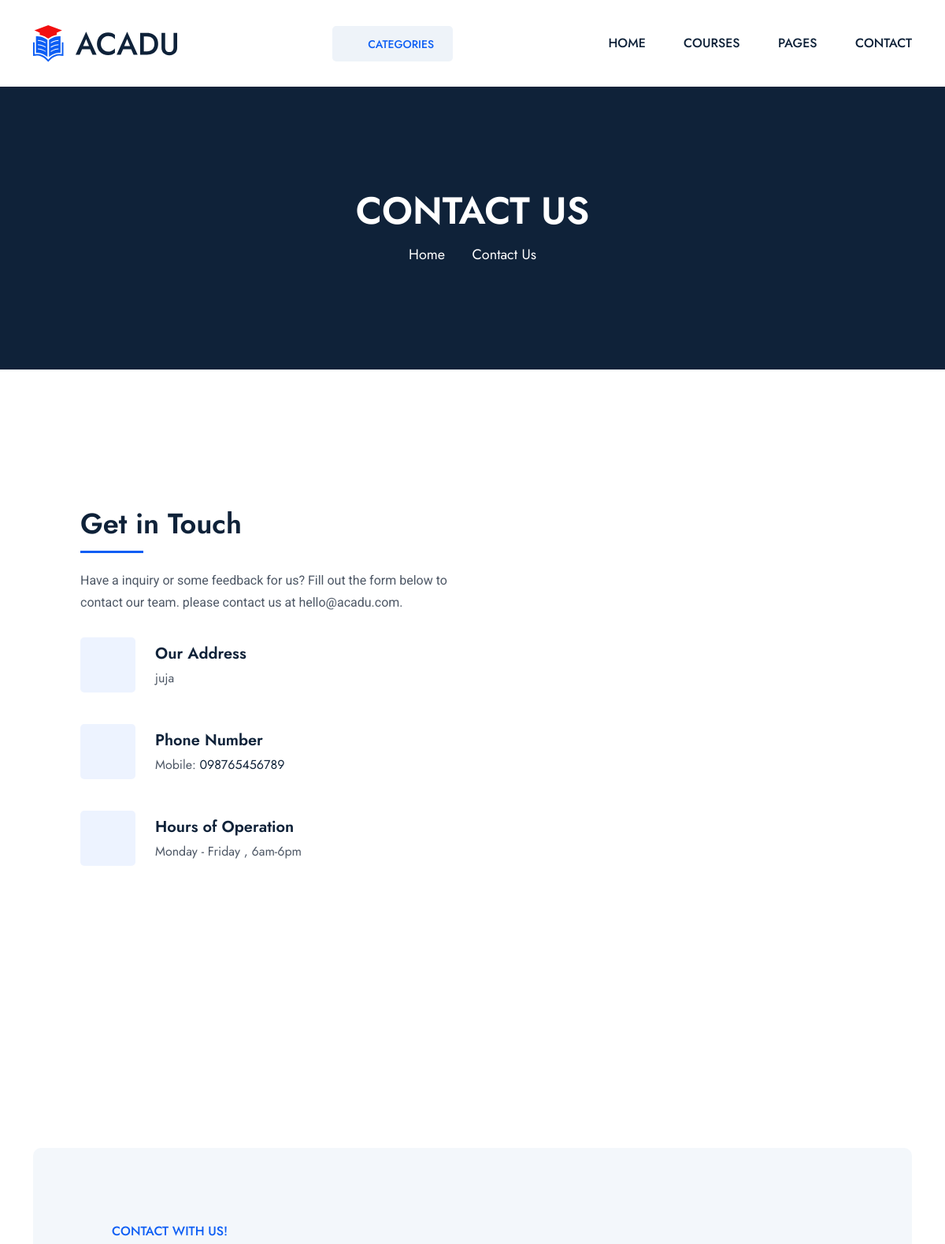
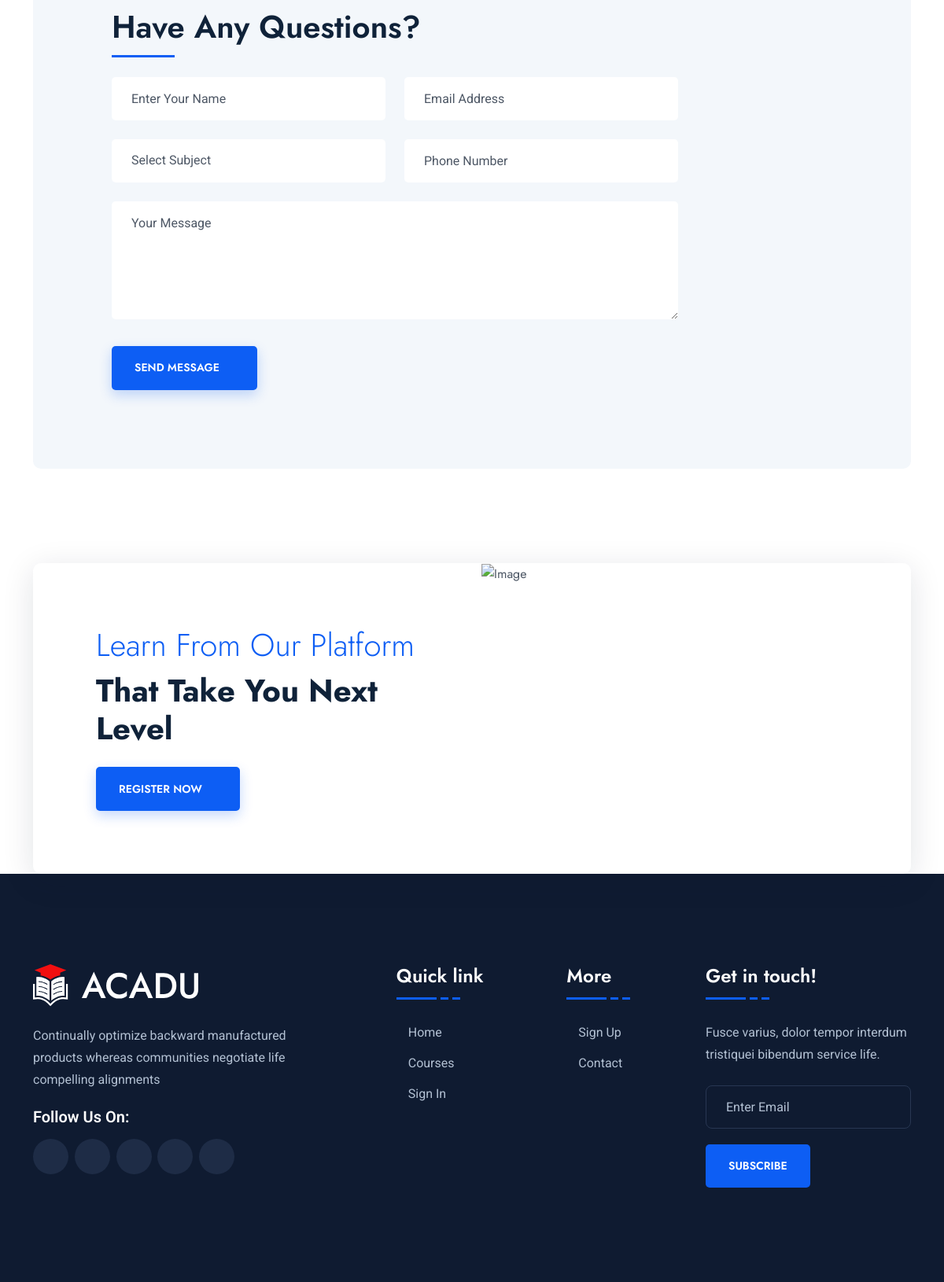
Page /contact/ on the committed database (2 pictures, top to bottom).
### homepage/models.py (models this page shows, shortened)
class ContactInfor(models.Model):
    address = models.CharField(max_length = 255)
    phone_number = models.CharField(max_length = 255)
    open_hours = models.CharField(max_length = 255)

### homepage/views.py (the view, shortened to what this page needs)
# urls.py: path("contact/",contactPage,name="contact")
def contactPage(request):
    info =  ContactInfor.objects.first()
    subjects = Subjects.objects.all()
    context = {
         "message":"",
        "info":info,
        "subjects":subjects
    }
    return render(request,'contact.html',context)

### homepage/templates/contact.html (shortened to what this page needs)
{% extends 'base.html' %}
{% load static %}
{% block content %}
<div class="breadcumb-wrapper" data-bg-src="{% static 'assets/img/breadcumb/breadcumb-bg.jpg' %}">
    <div class="container z-index-common">
        <h1 class="breadcumb-title">Contact Us</h1>
        <ul class="breadcumb-menu">
            <li><a href="index.html">Home</a></li>
            <li>Contact Us</li>
        </ul>
    </div>
</div>
<div class="map-sec space">
    <div class="map">
    </div>
    <div class="container">
        <div class="map-contact">
            <h3 class="border-title">Get in Touch</h3>
            <p class="mt-n1 mb-30">Have a inquiry or some feedback for us? Fill out the form below to contact our team. please contact us at hello@acadu.com.</p>
            <div class="contact-info">
                <div class="contact-info_icon"><i class="fal fa-location-dot"></i></div>
                <div class="media-body">
                    <h4 class="contact-info_title">Our Address</h4>
                    <span class="contact-info_text">{{info.address}}</span>
                </div>
            </div>
            <div class="contact-info">
                <div class="contact-info_icon"><i class="fal fa-phone"></i></div>
                <div class="media-body">
                    <h4 class="contact-info_title">Phone Number</h4>
                    <span class="contact-info_text">
                        <span>Mobile: <a href="tel:+65485965789">{{info.phone_number}}</a></span>
                    </span>
                </div>
            </div>
            <div class="contact-info">
                <div class="contact-info_icon"><i class="fal fa-clock"></i></div>
                <div class="media-body">
                    <h4 class="contact-info_title">Hours of Operation</h4>
                    <span class="contact-info_text"><span>{{info.open_hours}}</span>
                </div>
            </div>
        </div>
    </div>
</div>
<section class="space">
    <div class="container">
        <div class="row justify-content-center">
            <div class="col-lg-6 col-md-7 col-sm-9"><div class="title-area text-center"></div></div>
        </div>
        <div class="contact-form-wrap" data-bg-src="{% static 'assets/img/bg/contact_bg_1.png' %}">
            <span class="sub-title">Contact With Us!</span>
            <h2 class="border-title">Have Any Questions?</h2>
            <form action="{% url 'homepage:contact' %}" method="POST" class="contact-form">
                <div class="row">
                    <div class="form-group col-md-6"><input type="text" class="form-control style3" name="name" id="name" placeholder="Enter Your Name" /> <i class="fal fa-user"></i></div>
                    <div class="form-group col-md-6"><input type="email" class="form-control style3" name="email" id="email" placeholder="Email Address" /> <i class="fal fa-envelope"></i></div>
                    <div class="form-group col-md-6">
                        <select name="subject" id="subject" class="form-select style3">
                            <option value="" disabled="disabled" selected="selected" hidden>Select Subject</option>
                        </select>
                        <i class="fal fa-chevron-down"></i>
                    </div>
                    <div class="form-group col-md-6"><input type="tel" class="form-control style3" name="number" id="number" placeholder="Phone Number" /> <i class="fal fa-phone"></i></div>
                    <div class="form-group col-12"><textarea name="message" id="message" cols="30" rows="3" class="form-control style3" placeholder="Your Message"></textarea> <i class="fal fa-comment"></i></div>
                    <div class="form-btn col-12 mt-10">
                        <button class="as-btn">Send Message<i class="fas fa-long-arrow-right ms-2"></i></button>
                    </div>
                </div>
            </form>
        </div>
    </div>
</section>
<section class="" data-pos-for=".footer-wrapper" data-sec-pos="bottom-half">
    <div class="container">
        <div class="cta-wrap">
            <div class="row flex-row-reverse justify-content-between">
                <div class="col-lg-6">
                    <div class="cta-img"><img src="{% static 'assets/img/normal/cta_1_1.png' %}" alt="Image" /></div>
                </div>
                <div class="col-lg-6 align-self-center">
                    <div class="cta-content">
                        <h2 class="fs-40 fw-light text-theme mb-10">Learn From Our Platform</h2>
                        <h2 class="mb-25">That Take You Next Level</h2>
                        <a href="contact.html" class="as-btn">Register Now<i class="fas fa-arrow-right ms-2"></i></a>
                    </div>
                </div>
            </div>
        </div>
    </div>
</section>
{% endblock content %}

### rows in the picture
ContactInfor: address "juja", phone_number "098765456789", open_hours "Monday - Friday , 6am-6pm"
